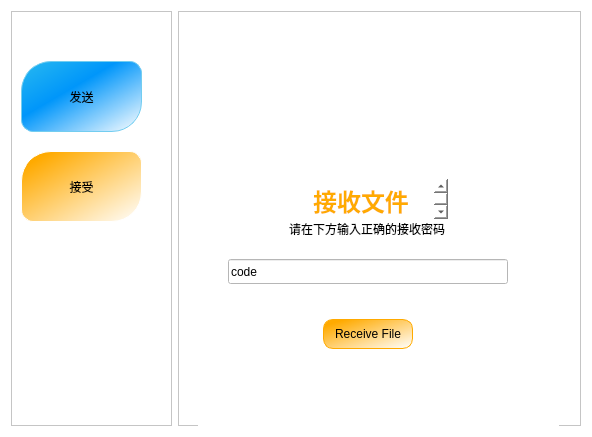
<?xml version="1.0" encoding="UTF-8"?>
<ui version="4.0">
 <class>Widget</class>
 <widget class="QWidget" name="Widget">
  <property name="geometry">
   <rect>
    <x>0</x>
    <y>0</y>
    <width>592</width>
    <height>437</height>
   </rect>
  </property>
  <property name="windowTitle">
   <string>Widget</string>
  </property>
  <property name="styleSheet">
   <string notr="true">QWidget
{
	background-color: #ffffff;
}</string>
  </property>
  <layout class="QGridLayout" name="gridLayout">
   <item row="0" column="0">
    <layout class="QHBoxLayout" name="horizontalLayout">
     <item>
      <widget class="QFrame" name="frame">
       <property name="sizePolicy">
        <sizepolicy hsizetype="Preferred" vsizetype="Preferred">
         <horstretch>2</horstretch>
         <verstretch>0</verstretch>
        </sizepolicy>
       </property>
       <property name="frameShape">
        <enum>QFrame::StyledPanel</enum>
       </property>
       <property name="frameShadow">
        <enum>QFrame::Raised</enum>
       </property>
       <property name="lineWidth">
        <number>1</number>
       </property>
       <widget class="QPushButton" name="btnSend">
        <property name="geometry">
         <rect>
          <x>10</x>
          <y>50</y>
          <width>121</width>
          <height>71</height>
         </rect>
        </property>
        <property name="styleSheet">
         <string notr="true">QPushButton
{
	color:#000000;

	background-color: qlineargradient(spread:pad, x1:0, y1:0, x2:1, y2:1, stop:0 rgba(40, 185, 240, 255), stop:0.4 rgba(0, 150, 250, 255), stop:1 rgba(255, 255, 255, 255));
	border:1px solid rgb(115, 205, 240);
	border-top-left-radius: 30px; /* 左上角设置为圆角 */
   border-top-right-radius: 12px; /* 右上角设置为圆角 */
   border-bottom-left-radius: 12px; /* 左下角设置为圆角 */
   border-bottom-right-radius: 30px; /* 右下角设置为圆角 */
    
}</string>
        </property>
        <property name="text">
         <string>发送</string>
        </property>
       </widget>
       <widget class="QPushButton" name="btnReceive">
        <property name="geometry">
         <rect>
          <x>10</x>
          <y>140</y>
          <width>121</width>
          <height>71</height>
         </rect>
        </property>
        <property name="styleSheet">
         <string notr="true">

QPushButton {

	background-color: qlineargradient(spread:pad, x1:0, y1:0, x2:1, y2:1, stop:0.119403 rgba(255, 170, 0, 255), stop:1 rgba(255, 255, 255, 255));
    border:1px solid rgb(255, 255, 255);
    border-top-left-radius: 30px; /* 左上角设置为圆角 */
    border-top-right-radius: 12px; /* 右上角设置为圆角 */
    border-bottom-left-radius: 12px; /* 左下角设置为圆角 */
    border-bottom-right-radius: 30px; /* 右下角设置为圆角 */
}
</string>
        </property>
        <property name="text">
         <string>接受</string>
        </property>
       </widget>
      </widget>
     </item>
     <item>
      <widget class="QFrame" name="frame_2">
       <property name="sizePolicy">
        <sizepolicy hsizetype="Preferred" vsizetype="Preferred">
         <horstretch>5</horstretch>
         <verstretch>0</verstretch>
        </sizepolicy>
       </property>
       <property name="frameShape">
        <enum>QFrame::StyledPanel</enum>
       </property>
       <property name="frameShadow">
        <enum>QFrame::Raised</enum>
       </property>
       <widget class="QStackedWidget" name="stackedWidget">
        <property name="geometry">
         <rect>
          <x>20</x>
          <y>8</y>
          <width>361</width>
          <height>501</height>
         </rect>
        </property>
        <property name="styleSheet">
         <string notr="true">QStackedWidget
{
	
	background-color: rgb(255, 255, 255);
}</string>
        </property>
        <property name="currentIndex">
         <number>1</number>
        </property>
        <widget class="QWidget" name="page">
         <widget class="QPushButton" name="btnSendFolder">
          <property name="geometry">
           <rect>
            <x>200</x>
            <y>300</y>
            <width>90</width>
            <height>30</height>
           </rect>
          </property>
          <property name="styleSheet">
           <string notr="true">QPushButton
{
	color:#000000;

	background-color: qlineargradient(spread:pad, x1:0, y1:0, x2:1, y2:1, stop:0 rgba(40, 185, 240, 255), stop:0.4 rgba(0, 150, 250, 255), stop:1 rgba(255, 255, 255, 255));
	border:1px solid rgb(115, 205, 240);
	border-radius: 10px;
	
    
}
QPushButton:hover
{
	color:#ffffff;
	background-color:rgb(115, 205, 240);
	border-radius: 10px;
	padding: 6px 12px;
}
QPushButton:pressed
{
	color:#55aaff;
	background-color:rgb(255, 255, 255);
	border-radius: 10px;
	padding: 6px 12px;
}</string>
          </property>
          <property name="text">
           <string>Select Folder</string>
          </property>
         </widget>
         <widget class="QLabel" name="label">
          <property name="geometry">
           <rect>
            <x>120</x>
            <y>50</y>
            <width>100</width>
            <height>90</height>
           </rect>
          </property>
          <property name="text">
           <string/>
          </property>
          <property name="pixmap">
           <pixmap resource="../res.qrc">:/icons/res/send.png</pixmap>
          </property>
          <property name="scaledContents">
           <bool>true</bool>
          </property>
         </widget>
         <widget class="QPushButton" name="btnSendFile">
          <property name="geometry">
           <rect>
            <x>60</x>
            <y>300</y>
            <width>90</width>
            <height>30</height>
           </rect>
          </property>
          <property name="styleSheet">
           <string notr="true">QPushButton
{
	color:#000000;

	background-color: qlineargradient(spread:pad, x1:0, y1:0, x2:1, y2:1, stop:0 rgba(40, 185, 240, 255), stop:0.4 rgba(0, 150, 250, 255), stop:1 rgba(255, 255, 255, 255));
	border:1px solid rgb(115, 205, 240);
	border-radius: 10px;
	
    
}
QPushButton:hover
{
	color:#ffffff;
	background-color:rgb(115, 205, 240);
	border-radius: 10px;
	padding: 6px 12px;
}
QPushButton:pressed
{
	color:#55aaff;
	background-color:rgb(255, 255, 255);
	border-radius: 10px;
	padding: 6px 12px;
}</string>
          </property>
          <property name="text">
           <string>Select File</string>
          </property>
          <property name="autoDefault">
           <bool>false</bool>
          </property>
          <property name="default">
           <bool>false</bool>
          </property>
          <property name="flat">
           <bool>false</bool>
          </property>
         </widget>
         <widget class="QTextEdit" name="textEdit">
          <property name="geometry">
           <rect>
            <x>90</x>
            <y>160</y>
            <width>160</width>
            <height>40</height>
           </rect>
          </property>
          <property name="font">
           <font>
            <family>Impact</family>
            <pointsize>9</pointsize>
            <bold>false</bold>
           </font>
          </property>
          <property name="layoutDirection">
           <enum>Qt::LeftToRight</enum>
          </property>
          <property name="styleSheet">
           <string notr="true">QTextEdit 
{
	border:none;
}</string>
          </property>
          <property name="undoRedoEnabled">
           <bool>false</bool>
          </property>
          <property name="lineWrapColumnOrWidth">
           <number>0</number>
          </property>
          <property name="readOnly">
           <bool>true</bool>
          </property>
          <property name="html">
           <string>&lt;!DOCTYPE HTML PUBLIC &quot;-//W3C//DTD HTML 4.0//EN&quot; &quot;http://www.w3.org/TR/REC-html40/strict.dtd&quot;&gt;
&lt;html&gt;&lt;head&gt;&lt;meta name=&quot;qrichtext&quot; content=&quot;1&quot; /&gt;&lt;meta charset=&quot;utf-8&quot; /&gt;&lt;style type=&quot;text/css&quot;&gt;
p, li { white-space: pre-wrap; }
hr { height: 1px; border-width: 0; }
li.unchecked::marker { content: &quot;\2610&quot;; }
li.checked::marker { content: &quot;\2612&quot;; }
&lt;/style&gt;&lt;/head&gt;&lt;body style=&quot; font-family:'Impact'; font-size:9pt; font-weight:400; font-style:normal;&quot;&gt;
&lt;p align=&quot;center&quot; style=&quot; margin-top:0px; margin-bottom:0px; margin-left:0px; margin-right:0px; -qt-block-indent:0; text-indent:0px;&quot;&gt;&lt;span style=&quot; font-family:'Microsoft YaHei UI'; font-size:18pt; font-weight:700; color:#55aaff;&quot;&gt;发送文件&lt;/span&gt;&lt;/p&gt;&lt;/body&gt;&lt;/html&gt;</string>
          </property>
         </widget>
         <widget class="QLineEdit" name="lineEdit">
          <property name="geometry">
           <rect>
            <x>30</x>
            <y>240</y>
            <width>280</width>
            <height>25</height>
           </rect>
          </property>
         </widget>
        </widget>
        <widget class="QWidget" name="page_2">
         <widget class="QTextEdit" name="textEdit_2">
          <property name="geometry">
           <rect>
            <x>90</x>
            <y>160</y>
            <width>160</width>
            <height>40</height>
           </rect>
          </property>
          <property name="font">
           <font>
            <family>Impact</family>
            <pointsize>9</pointsize>
            <bold>false</bold>
           </font>
          </property>
          <property name="styleSheet">
           <string notr="true">QTextEdit 
{
	border:none;
}</string>
          </property>
          <property name="undoRedoEnabled">
           <bool>true</bool>
          </property>
          <property name="readOnly">
           <bool>true</bool>
          </property>
          <property name="html">
           <string>&lt;!DOCTYPE HTML PUBLIC &quot;-//W3C//DTD HTML 4.0//EN&quot; &quot;http://www.w3.org/TR/REC-html40/strict.dtd&quot;&gt;
&lt;html&gt;&lt;head&gt;&lt;meta name=&quot;qrichtext&quot; content=&quot;1&quot; /&gt;&lt;meta charset=&quot;utf-8&quot; /&gt;&lt;style type=&quot;text/css&quot;&gt;
p, li { white-space: pre-wrap; }
hr { height: 1px; border-width: 0; }
li.unchecked::marker { content: &quot;\2610&quot;; }
li.checked::marker { content: &quot;\2612&quot;; }
&lt;/style&gt;&lt;/head&gt;&lt;body style=&quot; font-family:'Impact'; font-size:9pt; font-weight:400; font-style:normal;&quot;&gt;
&lt;p align=&quot;center&quot; style=&quot; margin-top:0px; margin-bottom:0px; margin-left:0px; margin-right:0px; -qt-block-indent:0; text-indent:0px;&quot;&gt;&lt;span style=&quot; font-family:'Microsoft YaHei UI'; font-size:18pt; font-weight:700; color:#ffaa00;&quot;&gt;接收文件&lt;/span&gt;&lt;/p&gt;&lt;/body&gt;&lt;/html&gt;</string>
          </property>
         </widget>
         <widget class="QLabel" name="label_3">
          <property name="geometry">
           <rect>
            <x>120</x>
            <y>50</y>
            <width>100</width>
            <height>90</height>
           </rect>
          </property>
          <property name="text">
           <string/>
          </property>
          <property name="pixmap">
           <pixmap resource="../res.qrc">:/icons/res/download.png</pixmap>
          </property>
          <property name="scaledContents">
           <bool>true</bool>
          </property>
         </widget>
         <widget class="QLineEdit" name="lineEdit_3">
          <property name="geometry">
           <rect>
            <x>80</x>
            <y>200</y>
            <width>180</width>
            <height>25</height>
           </rect>
          </property>
          <property name="styleSheet">
           <string notr="true">QLineEdit
{
	border:none;
}</string>
          </property>
          <property name="text">
           <string>请在下方输入正确的接收密码</string>
          </property>
          <property name="alignment">
           <set>Qt::AlignCenter</set>
          </property>
          <property name="readOnly">
           <bool>true</bool>
          </property>
         </widget>
         <widget class="QLineEdit" name="editCode">
          <property name="geometry">
           <rect>
            <x>30</x>
            <y>240</y>
            <width>280</width>
            <height>25</height>
           </rect>
          </property>
          <property name="styleSheet">
           <string notr="true">QLineEdit ::placeholder 
{
	color:gray;
}
</string>
          </property>
          <property name="text">
           <string>code</string>
          </property>
          <property name="placeholderText">
           <string/>
          </property>
         </widget>
         <widget class="QPushButton" name="btnReceiveFile">
          <property name="geometry">
           <rect>
            <x>125</x>
            <y>300</y>
            <width>90</width>
            <height>30</height>
           </rect>
          </property>
          <property name="styleSheet">
           <string notr="true">QPushButton
{
	color:#000000;


	background-color: qlineargradient(spread:pad, x1:0, y1:0, x2:1, y2:1, stop:0.119403 rgba(255, 170, 0, 255), stop:1 rgba(255, 255, 255, 255));
	border:1px solid rgb(255,170,0);
	border-radius: 10px;
	
    
}
QPushButton:hover
{
	color:#ffffff;
	background-color:rgb(255,170,0);
	border-radius: 10px;
	padding: 6px 12px;
}
QPushButton:pressed
{
	color:#ffaa00;
	background-color:rgb(255, 255, 255);
	border-radius: 10px;
	padding: 6px 12px;
}</string>
          </property>
          <property name="text">
           <string>Receive File</string>
          </property>
          <property name="autoDefault">
           <bool>false</bool>
          </property>
          <property name="default">
           <bool>false</bool>
          </property>
          <property name="flat">
           <bool>false</bool>
          </property>
         </widget>
        </widget>
       </widget>
      </widget>
     </item>
    </layout>
   </item>
  </layout>
 </widget>
 <resources>
  <include location="../res.qrc"/>
 </resources>
 <connections/>
</ui>
